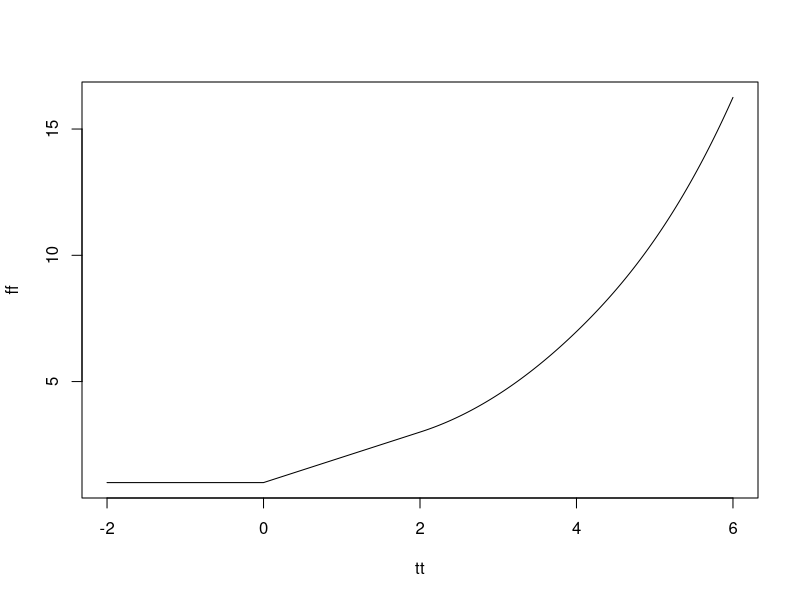

Generate this figure with R:
tao = 2

Integral <- function(del, f){
   np = 100
   x = rep(0, np)

   x[1] = f[np]
   x1 = x[1]

   for (i in 2:np){
      x2 = x1 + del*f[i-1]
      x[i] = x2
      x1 = x2
   }
   ret = x
}

np = 100

t = seq(-2,0,length.out = np)

del = t[2] - t[1]

f = rep(1,np)

x = Integral(del, f)

ff = c(f, x)
tt = c(t, t+tao)

f = x

x = Integral(del, f)

ff = c(ff, x)
tt = c(tt, t+2*tao)

f = x
      
x = Integral(del, f)
   
ff = c(ff, x)
tt = c(tt, t+3*tao)

plot(tt, ff, type='l')
